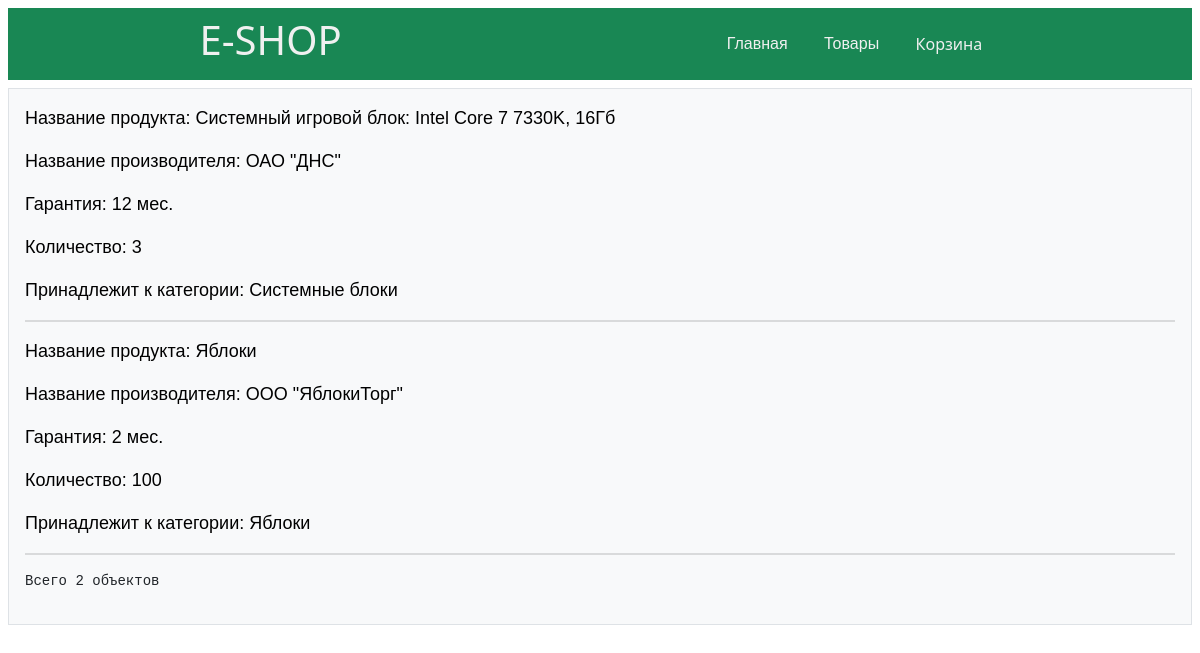
Screenshot of /products/list/ with the database file from the repository.
### catalog/models.py (models this page shows, shortened)
class Product(models.Model):
    product_name = models.CharField(max_length=64, verbose_name='Название продукта')
    manufacturer_name = models.ForeignKey(Manufacturer, on_delete=models.CASCADE, verbose_name='Название производителя')
    guaranty = models.PositiveIntegerField(verbose_name='Гарантия')
    count = models.PositiveIntegerField(verbose_name='Количество')
    category_name = models.ForeignKey(Category, on_delete=models.CASCADE, verbose_name='Название категории')
    class Meta:
        ordering = ('product_name',)
        verbose_name = 'Продукт'
        verbose_name_plural = 'Продукты'

class Manufacturer(models.Model):
    manufacturer_name = models.CharField(max_length=32, verbose_name='Название производителя')
    address = models.CharField(max_length=124, verbose_name='Адрес производителя')
    phone = models.PositiveIntegerField(verbose_name='Номер телефона')
    country_name = models.ForeignKey(Country, on_delete=models.CASCADE, verbose_name='Страна')
    class Meta:
        verbose_name = 'Производитель'
        verbose_name_plural = 'Производители'
    def __str__(self):
        return self.manufacturer_name

class Category(models.Model):
    category_name = models.CharField(max_length=124, verbose_name='Название категории')
    class Meta:
        ordering = ('category_name',)
        verbose_name = 'Категория'
        verbose_name_plural = 'Категорий'
    def __str__(self):
        return self.category_name

### catalog/views.py (the view)
# urls.py: path('list/', product_list_view, name='list'),
def product_list_view(request):
    products = Product.objects.all()
    objects_count = Product.objects.count()
    context = {'product_list': products, 'objects_count': objects_count}
    print(dict(request.session))
    return render(request, 'catalog/product_list.html', context)

### catalog/templates/catalog/product_list.html
{% extends 'root.html' %}
{% block content %}
    {% for products in product_list %}
        <a href="{% url 'cat:detail' products.pk %}" style="text-decoration: none; color: black;">
            <p class="fs-16 font-sans-serif">Название продукта: {{ products.product_name }}</p>
            <p class="fs-16 font-sans-serif">Название производителя: {{ products.manufacturer_name }}</p>
            <p class="fs-16 font-sans-serif">Гарантия: {{ products.guaranty }} мес.</p>
            <p class="fs-16 font-sans-serif">Количество: {{ products.count }}</p>
            <p class="fs-16 font-sans-serif">Принадлежит к категории: {{ products.category_name }}</p>
            <hr class="products_divider">
        </a>
    {% endfor %}
    <p class="fs-14 font-monospace font-roboto-helvetica">Всего {{ product_list|length }} объектов</p>
{% endblock %}

### templates/root.html (shortened to what this page needs)
{% load static %}
<!DOCTYPE html>
<html lang="en">
<head>
    <link rel="stylesheet" href="{% static 'css/bootstrap.min.css' %}">
</head>
<body>
    <header class="navbar m-2 p-2 justify-content-center bg-success justify-content-around">
        <h1 class="font-roboto-helvetica">E-SHOP</h1>
        <nav class="w-25 d-flex justify-content-around">
            <a href="{% url 'cat:list' %}" class="font-helvetica font-sans-serif">Главная</a>
            <a href="#" class="font-helvetica font-sans-serif">Товары</a>
            <a href="#">Корзина</a>
        </nav>
    </header>
    <div>
        <div class="border p-3 m-2 bg-light">
            {% block content %}
            {% endblock %}
        </div>
    </div>
</body>
</html>

### templates/root.html (style rules this page uses)
a { text-decoration: none; color: #f0f0f0; font-size: 16px; }
h1 { color: #f0f0f0; }
.fs-16 { font-size: 18px; }
.font-sans-serif { font-family: sans-serif; }
.font-roboto-helvetica { font-family: 'Roboto', 'Helvetica' sans-serif; }
.products_divider { border: 1px solid grey; }
.fs-14 { font-size: 14px; }

### rows the page displays
Product: product_name "Системный игровой блок: Intel Core 7 7330K, 16Гб", manufacturer_name "ОАО \"ДНС\"", guaranty "12", count "3", category_name "Системные блоки"
Product: product_name "Яблоки", manufacturer_name "ООО \"ЯблокиТорг\"", guaranty "2", count "100", category_name "Яблоки"

### other values shown
{{ product_list|length }} "2"
